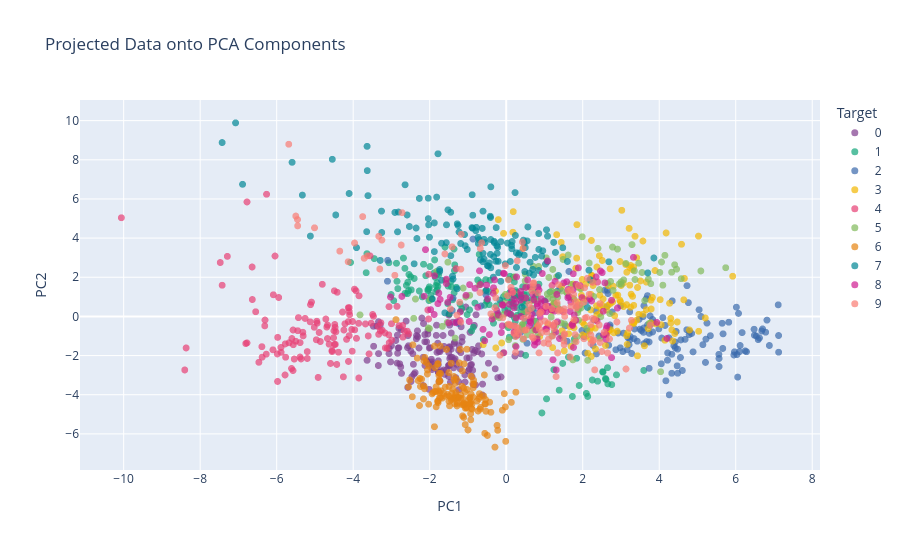

Source (notebook cell):
### Code cell
#  plot the data points on a scatter plot with color-coded labels.
fig = px.scatter(df_2d, x='PC1', y='PC2', color='Target',
                title="Projected Data onto PCA Components",
                color_discrete_sequence=px.colors.qualitative.Bold,
                opacity=0.7, height=550)


fig.update_traces(marker=dict(size=7))

fig.show()

### Figure 1 — Plotly figure (JSON) as saved in the notebook; plotly's stock layout.template omitted (floating-point values rounded to 4 significant figures; data arrays with more than 128 entries replaced by an {"elided": "..."} marker saying what was removed)
{"data": [{"hovertemplate": "Target=0<br>PC1=%{x}<br>PC2=%{y}<extra></extra>", "legendgroup": "0", "marker": {"color": "rgb(127, 60, 141)", "opacity": 0.7, "size": 7, "symbol": "circle"}, "mode": "markers", "name": "0", "showlegend": true, "type": "scattergl", "x": {"elided": "145 float values"}, "xaxis": "x", "y": {"elided": "145 float values"}, "yaxis": "y"}, {"hovertemplate": "Target=1<br>PC1=%{x}<br>PC2=%{y}<extra></extra>", "legendgroup": "1", "marker": {"color": "rgb(17, 165, 121)", "opacity": 0.7, "size": 7, "symbol": "circle"}, "mode": "markers", "name": "1", "showlegend": true, "type": "scattergl", "x": {"elided": "154 float values"}, "xaxis": "x", "y": {"elided": "154 float values"}, "yaxis": "y"}, {"hovertemplate": "Target=2<br>PC1=%{x}<br>PC2=%{y}<extra></extra>", "legendgroup": "2", "marker": {"color": "rgb(57, 105, 172)", "opacity": 0.7, "size": 7, "symbol": "circle"}, "mode": "markers", "name": "2", "showlegend": true, "type": "scattergl", "x": {"elided": "144 float values"}, "xaxis": "x", "y": {"elided": "144 float values"}, "yaxis": "y"}, {"hovertemplate": "Target=3<br>PC1=%{x}<br>PC2=%{y}<extra></extra>", "legendgroup": "3", "marker": {"color": "rgb(242, 183, 1)", "opacity": 0.7, "size": 7, "symbol": "circle"}, "mode": "markers", "name": "3", "showlegend": true, "type": "scattergl", "x": {"elided": "149 float values"}, "xaxis": "x", "y": {"elided": "149 float values"}, "yaxis": "y"}, {"hovertemplate": "Target=4<br>PC1=%{x}<br>PC2=%{y}<extra></extra>", "legendgroup": "4", "marker": {"color": "rgb(231, 63, 116)", "opacity": 0.7, "size": 7, "symbol": "circle"}, "mode": "markers", "name": "4", "showlegend": true, "type": "scattergl", "x": {"elided": "135 float values"}, "xaxis": "x", "y": {"elided": "135 float values"}, "yaxis": "y"}, {"hovertemplate": "Target=5<br>PC1=%{x}<br>PC2=%{y}<extra></extra>", "legendgroup": "5", "marker": {"color": "rgb(128, 186, 90)", "opacity": 0.7, "size": 7, "symbol": "circle"}, "mode": "markers", "name": "5", "showlegend": true, "type": "scattergl", "x": {"elided": "135 float values"}, "xaxis": "x", "y": {"elided": "135 float values"}, "yaxis": "y"}, {"hovertemplate": "Target=6<br>PC1=%{x}<br>PC2=%{y}<extra></extra>", "legendgroup": "6", "marker": {"color": "rgb(230, 131, 16)", "opacity": 0.7, "size": 7, "symbol": "circle"}, "mode": "markers", "name": "6", "showlegend": true, "type": "scattergl", "x": {"elided": "146 float values"}, "xaxis": "x", "y": {"elided": "146 float values"}, "yaxis": "y"}, {"hovertemplate": "Target=7<br>PC1=%{x}<br>PC2=%{y}<extra></extra>", "legendgroup": "7", "marker": {"color": "rgb(0, 134, 149)", "opacity": 0.7, "size": 7, "symbol": "circle"}, "mode": "markers", "name": "7", "showlegend": true, "type": "scattergl", "x": {"elided": "145 float values"}, "xaxis": "x", "y": {"elided": "145 float values"}, "yaxis": "y"}, {"hovertemplate": "Target=8<br>PC1=%{x}<br>PC2=%{y}<extra></extra>", "legendgroup": "8", "marker": {"color": "rgb(207, 28, 144)", "opacity": 0.7, "size": 7, "symbol": "circle"}, "mode": "markers", "name": "8", "showlegend": true, "type": "scattergl", "x": {"elided": "144 float values"}, "xaxis": "x", "y": {"elided": "144 float values"}, "yaxis": "y"}, {"hovertemplate": "Target=9<br>PC1=%{x}<br>PC2=%{y}<extra></extra>", "legendgroup": "9", "marker": {"color": "rgb(249, 123, 114)", "opacity": 0.7, "size": 7, "symbol": "circle"}, "mode": "markers", "name": "9", "showlegend": true, "type": "scattergl", "x": {"elided": "140 float values"}, "xaxis": "x", "y": {"elided": "140 float values"}, "yaxis": "y"}], "layout": {"height": 550, "legend": {"title": {"text": "Target"}, "tracegroupgap": 0}, "title": {"text": "Projected Data onto PCA Components"}, "xaxis": {"anchor": "y", "domain": [0, 1], "title": {"text": "PC1"}}, "yaxis": {"anchor": "x", "domain": [0, 1], "title": {"text": "PC2"}}}}
